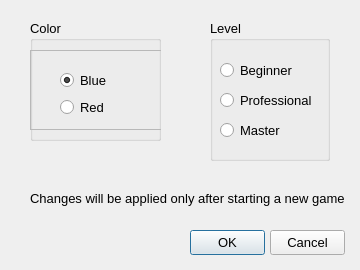
<?xml version="1.0" encoding="UTF-8"?>
<ui version="4.0">
 <class>SettingsDlg</class>
 <widget class="QDialog" name="SettingsDlg">
  <property name="geometry">
   <rect>
    <x>0</x>
    <y>0</y>
    <width>360</width>
    <height>270</height>
   </rect>
  </property>
  <property name="sizePolicy">
   <sizepolicy hsizetype="Fixed" vsizetype="Fixed">
    <horstretch>0</horstretch>
    <verstretch>0</verstretch>
   </sizepolicy>
  </property>
  <property name="minimumSize">
   <size>
    <width>360</width>
    <height>270</height>
   </size>
  </property>
  <property name="maximumSize">
   <size>
    <width>360</width>
    <height>270</height>
   </size>
  </property>
  <property name="font">
   <font>
    <pointsize>10</pointsize>
   </font>
  </property>
  <property name="windowTitle">
   <string>Settings</string>
  </property>
  <widget class="QPushButton" name="okPB">
   <property name="geometry">
    <rect>
     <x>190</x>
     <y>230</y>
     <width>75</width>
     <height>25</height>
    </rect>
   </property>
   <property name="text">
    <string>OK</string>
   </property>
  </widget>
  <widget class="QGroupBox" name="colorGrpBox">
   <property name="geometry">
    <rect>
     <x>30</x>
     <y>20</y>
     <width>131</width>
     <height>121</height>
    </rect>
   </property>
   <property name="title">
    <string>Color</string>
   </property>
   <property name="flat">
    <bool>false</bool>
   </property>
   <property name="checkable">
    <bool>false</bool>
   </property>
   <widget class="QFrame" name="frame">
    <property name="geometry">
     <rect>
      <x>0</x>
      <y>30</y>
      <width>141</width>
      <height>80</height>
     </rect>
    </property>
    <property name="accessibleName">
     <string>Color</string>
    </property>
    <property name="frameShape">
     <enum>QFrame::StyledPanel</enum>
    </property>
    <property name="frameShadow">
     <enum>QFrame::Raised</enum>
    </property>
    <widget class="QWidget" name="layoutWidget">
     <property name="geometry">
      <rect>
       <x>30</x>
       <y>20</y>
       <width>84</width>
       <height>48</height>
      </rect>
     </property>
     <layout class="QVBoxLayout" name="verticalLayout">
      <item>
       <widget class="QRadioButton" name="blueRadioBtn">
        <property name="layoutDirection">
         <enum>Qt::LeftToRight</enum>
        </property>
        <property name="text">
         <string>Blue</string>
        </property>
        <property name="checked">
         <bool>true</bool>
        </property>
       </widget>
      </item>
      <item>
       <widget class="QRadioButton" name="redRadioBtn">
        <property name="text">
         <string>Red</string>
        </property>
       </widget>
      </item>
     </layout>
    </widget>
   </widget>
  </widget>
  <widget class="QGroupBox" name="levelGrpBox">
   <property name="geometry">
    <rect>
     <x>210</x>
     <y>20</y>
     <width>120</width>
     <height>141</height>
    </rect>
   </property>
   <property name="title">
    <string>Level</string>
   </property>
   <widget class="QRadioButton" name="beginnerRadioBtn">
    <property name="geometry">
     <rect>
      <x>10</x>
      <y>40</y>
      <width>91</width>
      <height>20</height>
     </rect>
    </property>
    <property name="text">
     <string>Beginner</string>
    </property>
   </widget>
   <widget class="QRadioButton" name="profiRadioBtn">
    <property name="geometry">
     <rect>
      <x>10</x>
      <y>70</y>
      <width>91</width>
      <height>20</height>
     </rect>
    </property>
    <property name="text">
     <string>Professional</string>
    </property>
   </widget>
   <widget class="QRadioButton" name="masterRadioBtn">
    <property name="geometry">
     <rect>
      <x>10</x>
      <y>100</y>
      <width>82</width>
      <height>20</height>
     </rect>
    </property>
    <property name="text">
     <string>Master</string>
    </property>
   </widget>
  </widget>
  <widget class="QPushButton" name="cancelPB">
   <property name="geometry">
    <rect>
     <x>270</x>
     <y>230</y>
     <width>75</width>
     <height>25</height>
    </rect>
   </property>
   <property name="text">
    <string>Cancel</string>
   </property>
  </widget>
  <widget class="QLabel" name="label">
   <property name="geometry">
    <rect>
     <x>30</x>
     <y>190</y>
     <width>321</width>
     <height>16</height>
    </rect>
   </property>
   <property name="text">
    <string>Changes will be applied only after starting a new game</string>
   </property>
  </widget>
 </widget>
 <resources/>
 <connections/>
</ui>
